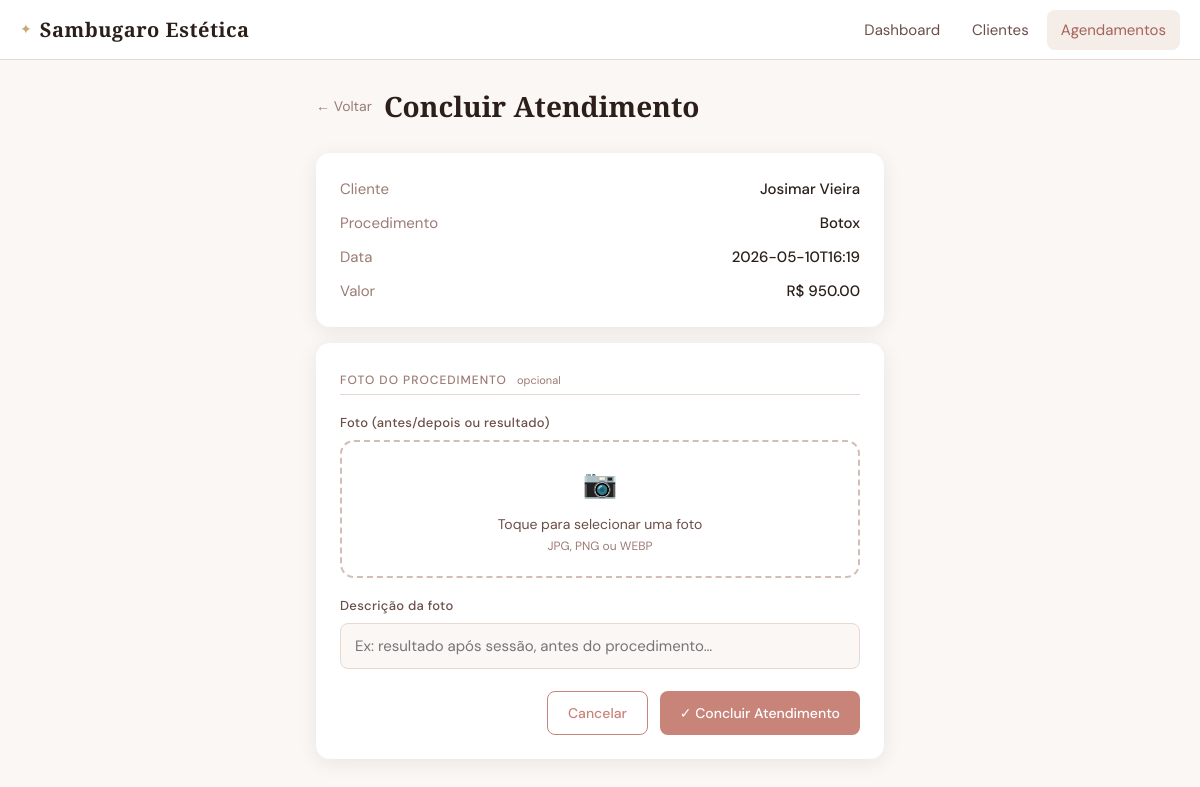
The app's page /agendamentos/1/concluir with its own data.
### tables this page shows
CREATE TABLE clientes (
            id INTEGER PRIMARY KEY AUTOINCREMENT,
            nome TEXT NOT NULL,
            telefone TEXT,
            email TEXT,
            data_nascimento TEXT,
            data_cadastro TEXT DEFAULT CURRENT_TIMESTAMP,
            total_visitas INTEGER DEFAULT 0,
            desconto_atual REAL DEFAULT 0.0
        );

CREATE TABLE procedimentos (
            id INTEGER PRIMARY KEY AUTOINCREMENT,
            nome TEXT NOT NULL,
            descricao TEXT,
            preco REAL NOT NULL,
            duracao_min INTEGER
        );

CREATE TABLE agendamentos (
            id INTEGER PRIMARY KEY AUTOINCREMENT,
            cliente_id INTEGER NOT NULL,
            procedimento_id INTEGER NOT NULL,
            data_hora TEXT NOT NULL,
            status TEXT DEFAULT 'agendado',
            preco_original REAL,
            desconto_aplicado REAL DEFAULT 0.0,
            preco_final REAL,
            observacoes TEXT,
            FOREIGN KEY (cliente_id) REFERENCES clientes(id),
            FOREIGN KEY (procedimento_id) REFERENCES procedimentos(id)
        );

### app.py (the view, shortened to what this page needs)
@app.route("/agendamentos/<int:id>/concluir", methods=["GET", "POST"])
def concluir_agendamento(id):
    conn = get_conn()
    ag = conn.execute("SELECT * FROM agendamentos WHERE id=?", (id,)).fetchone()
    cliente = conn.execute("SELECT * FROM clientes WHERE id=?", (ag["cliente_id"],)).fetchone()
    proc = conn.execute("SELECT * FROM procedimentos WHERE id=?", (ag["procedimento_id"],)).fetchone()
    conn.close()
    return render_template("concluir_agendamento.html", ag=ag, cliente=cliente, proc=proc)

### database.py (called while the page is built)
def get_conn():
    conn = sqlite3.connect(DB_PATH)
    conn.row_factory = sqlite3.Row
    return conn

### templates/concluir_agendamento.html (shortened to what this page needs)
{% extends "base.html" %}
{% block content %}
<div class="page-header">
    <a href="/agendamentos" class="btn-back">← Voltar</a>
    <h1 class="page-title">Concluir Atendimento</h1>
</div>
<div class="form-card" style="margin-bottom:16px">
    <div class="conclude-info">
        <div class="conclude-row">
            <span class="conclude-label">Cliente</span>
            <span class="conclude-val">{{ cliente.nome }}</span>
        </div>
        <div class="conclude-row">
            <span class="conclude-label">Procedimento</span>
            <span class="conclude-val">{{ proc.nome }}</span>
        </div>
        <div class="conclude-row">
            <span class="conclude-label">Data</span>
            <span class="conclude-val">{{ ag.data_hora[:16] }}</span>
        </div>
        <div class="conclude-row">
            <span class="conclude-label">Valor</span>
            <span class="conclude-val">R$ {{ "%.2f"|format(ag.preco_final) }}</span>
        </div>
    </div>
</div>
<form method="post" enctype="multipart/form-data" class="form-card">
    <div class="form-section-title">Foto do procedimento <span class="optional-tag">opcional</span></div>
    <div class="form-group">
        <label class="form-label">Foto (antes/depois ou resultado)</label>
        <div class="upload-area" id="uploadArea">
            <div class="upload-placeholder" id="uploadPlaceholder">
                <span class="upload-icon">📷</span>
                <span class="upload-text">Toque para selecionar uma foto</span>
                <span class="upload-hint">JPG, PNG ou WEBP</span>
            </div>
        </div>
    </div>
    <div class="form-group">
        <label class="form-label">Descrição da foto</label>
        <input type="text" name="descricao" class="form-input"
               placeholder="Ex: resultado após sessão, antes do procedimento…">
    </div>
    <div class="form-actions">
        <a href="/agendamentos" class="btn btn-outline">Cancelar</a>
        <button type="submit" class="btn btn-primary">✓ Concluir Atendimento</button>
    </div>
</form>
{% endblock %}

### static/css/style.css (style rules this page uses)
:root { --rose: #c9847a; --rose-deep: #a5635a; --gold: #c9a96e; --cream: #faf7f4; --warm-100: #f5ede8; --warm-200: #e8d8d0; --warm-300: #d4bdb4; --text: #2c1f1a; --text-mid: #6b4f47; --text-soft: #9c7b74; --white: #ffffff; --radius: 14px; --radius-sm: 8px; --shadow: 0 4px 20px rgba(44,31,26,0.08); --shadow-lg: 0 8px 40px rgba(44,31,26,0.14); }
*, *::before, *::after { box-sizing: border-box; margin: 0; padding: 0; }
body { font-family: 'DM Sans', sans-serif; background: var(--cream); color: var(--text); min-height: 100vh; font-size: 15px; line-height: 1.6; }
.page-header { display: flex; align-items: center; justify-content: space-between; margin-bottom: 24px; gap: 12px; }
.page-title { font-family: 'Cormorant Garamond', serif; font-size: 28px; font-weight: 600; color: var(--text); flex: 1; }
.btn-back { color: var(--text-soft); text-decoration: none; font-size: 14px; white-space: nowrap; padding: 6px 0; }
.btn { display: inline-flex; align-items: center; gap: 6px; padding: 10px 20px; border-radius: var(--radius-sm); font-family: 'DM Sans', sans-serif; font-size: 14px; font-weight: 500; cursor: pointer; text-decoration: none; border: none; transition: all 0.2s; white-space: nowrap; }
.btn-primary { background: var(--rose); color: var(--white); }
.btn-outline { background: transparent; color: var(--rose); border: 1.5px solid var(--rose); }
.form-card { background: var(--white); border-radius: var(--radius); padding: 24px; box-shadow: var(--shadow); display: flex; flex-direction: column; gap: 18px; margin-bottom: 16px; }
.form-group { display: flex; flex-direction: column; gap: 6px; }
.form-label { font-size: 13px; font-weight: 500; color: var(--text-mid); letter-spacing: 0.3px; }
.form-input { background: var(--cream); border: 1.5px solid var(--warm-200); border-radius: var(--radius-sm); padding: 12px 14px; font-family: 'DM Sans', sans-serif; font-size: 15px; color: var(--text); outline: none; transition: border-color 0.2s; appearance: none; -webkit-appearance: none; width: 100%; }
.form-actions { display: flex; gap: 12px; justify-content: flex-end; margin-top: 4px; }
.form-section-title { font-size: 12px; text-transform: uppercase; letter-spacing: 1px; color: var(--text-soft); font-weight: 500; padding-bottom: 4px; border-bottom: 1px solid var(--warm-200); margin-top: 4px; }
.optional-tag { font-size: 11px; color: var(--text-soft); font-weight: 400; text-transform: none; letter-spacing: 0; margin-left: 6px; }
.upload-area { position: relative; background: var(--white); border: 2px dashed var(--warm-300); border-radius: var(--radius); overflow: hidden; cursor: pointer; transition: border-color 0.2s; display: flex; flex-direction: column; align-items: center; justify-content: center; text-align: center; padding: 20px 16px; min-height: 120px; }
.upload-icon { font-size: 28px; display: block; }
.upload-text { font-size: 14px; color: var(--text-mid); margin-top: 6px; display: block; }
.upload-hint { font-size: 12px; color: var(--text-soft); display: block; margin-top: 2px; }
.conclude-info { display: flex; flex-direction: column; gap: 10px; }
.conclude-row { display: flex; justify-content: space-between; font-size: 15px; }
.conclude-label { color: var(--text-soft); }
.conclude-val { font-weight: 500; }

### records on screen
clientes: nome "Josimar Vieira"
procedimentos: nome "Botox"
agendamentos: data_hora "2026-05-10T16:19", preco_final "950.00"
